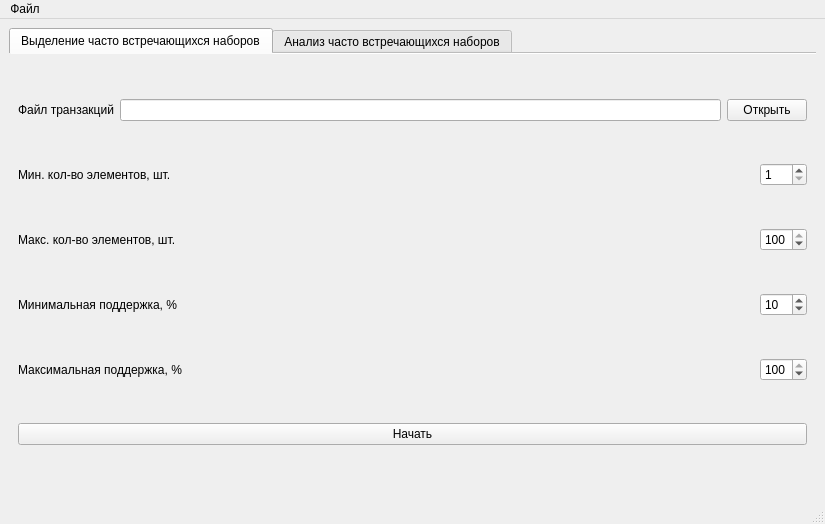
<?xml version="1.0" encoding="UTF-8"?>
<ui version="4.0">
 <class>AnalisisResult</class>
 <widget class="QMainWindow" name="AnalisisResult">
  <property name="geometry">
   <rect>
    <x>0</x>
    <y>0</y>
    <width>825</width>
    <height>524</height>
   </rect>
  </property>
  <property name="windowTitle">
   <string>MainWindow</string>
  </property>
  <widget class="QWidget" name="centralwidget">
   <layout class="QGridLayout" name="gridLayout">
    <item row="0" column="0">
     <widget class="QTabWidget" name="tabWidget">
      <property name="currentIndex">
       <number>0</number>
      </property>
      <property name="documentMode">
       <bool>true</bool>
      </property>
      <widget class="QWidget" name="tab_2">
       <attribute name="title">
        <string>Выделение часто встречающихся наборов</string>
       </attribute>
       <layout class="QVBoxLayout" name="verticalLayout">
        <item>
         <layout class="QHBoxLayout" name="horizontalLayout_2">
          <item>
           <widget class="QLabel" name="label_2">
            <property name="text">
             <string>Файл транзакций</string>
            </property>
           </widget>
          </item>
          <item>
           <widget class="QLineEdit" name="filename">
            <property name="readOnly">
             <bool>true</bool>
            </property>
           </widget>
          </item>
          <item>
           <widget class="QPushButton" name="pushButton_3">
            <property name="text">
             <string>Открыть</string>
            </property>
           </widget>
          </item>
         </layout>
        </item>
        <item>
         <layout class="QHBoxLayout" name="horizontalLayout_13">
          <item>
           <widget class="QLabel" name="label_7">
            <property name="text">
             <string>Мин. кол-во элементов, шт.</string>
            </property>
           </widget>
          </item>
          <item>
           <spacer name="horizontalSpacer_8">
            <property name="orientation">
             <enum>Qt::Horizontal</enum>
            </property>
            <property name="sizeHint" stdset="0">
             <size>
              <width>40</width>
              <height>20</height>
             </size>
            </property>
           </spacer>
          </item>
          <item>
           <widget class="QSpinBox" name="minn">
            <property name="minimum">
             <number>1</number>
            </property>
            <property name="maximum">
             <number>100</number>
            </property>
            <property name="value">
             <number>1</number>
            </property>
           </widget>
          </item>
         </layout>
        </item>
        <item>
         <layout class="QHBoxLayout" name="horizontalLayout_14">
          <item>
           <widget class="QLabel" name="label_8">
            <property name="text">
             <string>Макс. кол-во элементов, шт.</string>
            </property>
           </widget>
          </item>
          <item>
           <spacer name="horizontalSpacer_10">
            <property name="orientation">
             <enum>Qt::Horizontal</enum>
            </property>
            <property name="sizeHint" stdset="0">
             <size>
              <width>40</width>
              <height>20</height>
             </size>
            </property>
           </spacer>
          </item>
          <item>
           <widget class="QSpinBox" name="maxn">
            <property name="minimum">
             <number>1</number>
            </property>
            <property name="maximum">
             <number>100</number>
            </property>
            <property name="value">
             <number>100</number>
            </property>
           </widget>
          </item>
         </layout>
        </item>
        <item>
         <layout class="QHBoxLayout" name="horizontalLayout_9">
          <item>
           <widget class="QLabel" name="label_6">
            <property name="text">
             <string>Минимальная поддержка, %</string>
            </property>
           </widget>
          </item>
          <item>
           <spacer name="horizontalSpacer_7">
            <property name="orientation">
             <enum>Qt::Horizontal</enum>
            </property>
            <property name="sizeHint" stdset="0">
             <size>
              <width>40</width>
              <height>20</height>
             </size>
            </property>
           </spacer>
          </item>
          <item>
           <widget class="QSpinBox" name="minsup">
            <property name="minimum">
             <number>1</number>
            </property>
            <property name="maximum">
             <number>100</number>
            </property>
            <property name="value">
             <number>10</number>
            </property>
           </widget>
          </item>
         </layout>
        </item>
        <item>
         <layout class="QHBoxLayout" name="horizontalLayout_15">
          <item>
           <widget class="QLabel" name="label_9">
            <property name="text">
             <string>Максимальная поддержка, %</string>
            </property>
           </widget>
          </item>
          <item>
           <spacer name="horizontalSpacer_12">
            <property name="orientation">
             <enum>Qt::Horizontal</enum>
            </property>
            <property name="sizeHint" stdset="0">
             <size>
              <width>40</width>
              <height>20</height>
             </size>
            </property>
           </spacer>
          </item>
          <item>
           <widget class="QSpinBox" name="maxsup">
            <property name="minimum">
             <number>1</number>
            </property>
            <property name="maximum">
             <number>100</number>
            </property>
            <property name="value">
             <number>100</number>
            </property>
           </widget>
          </item>
         </layout>
        </item>
        <item>
         <widget class="QPushButton" name="pushButton_4">
          <property name="text">
           <string>Начать</string>
          </property>
         </widget>
        </item>
       </layout>
      </widget>
      <widget class="QWidget" name="tab">
       <attribute name="title">
        <string>Анализ часто встречающихся наборов</string>
       </attribute>
       <layout class="QVBoxLayout" name="verticalLayout_2">
        <item>
         <layout class="QHBoxLayout" name="horizontalLayout">
          <item>
           <widget class="QLabel" name="label">
            <property name="text">
             <string>Показать наборы, содержащие следующие элементы:</string>
            </property>
           </widget>
          </item>
          <item>
           <widget class="QLineEdit" name="searchtext">
            <property name="minimumSize">
             <size>
              <width>200</width>
              <height>0</height>
             </size>
            </property>
           </widget>
          </item>
          <item>
           <widget class="QPushButton" name="pushButton">
            <property name="text">
             <string>Найти</string>
            </property>
           </widget>
          </item>
          <item>
           <widget class="QPushButton" name="pushButton_2">
            <property name="text">
             <string>Показать все наборы</string>
            </property>
           </widget>
          </item>
         </layout>
        </item>
        <item>
         <widget class="QTableWidget" name="res">
          <property name="editTriggers">
           <set>QAbstractItemView::DoubleClicked|QAbstractItemView::EditKeyPressed|QAbstractItemView::SelectedClicked</set>
          </property>
          <property name="selectionBehavior">
           <enum>QAbstractItemView::SelectItems</enum>
          </property>
          <property name="textElideMode">
           <enum>Qt::ElideNone</enum>
          </property>
          <property name="sortingEnabled">
           <bool>true</bool>
          </property>
          <column>
           <property name="text">
            <string>Часто встречающийся набор</string>
           </property>
          </column>
          <column>
           <property name="text">
            <string>Количество элементов</string>
           </property>
          </column>
          <column>
           <property name="text">
            <string>Поддержка</string>
           </property>
          </column>
         </widget>
        </item>
       </layout>
      </widget>
     </widget>
    </item>
   </layout>
  </widget>
  <widget class="QMenuBar" name="menubar">
   <property name="geometry">
    <rect>
     <x>0</x>
     <y>0</y>
     <width>825</width>
     <height>26</height>
    </rect>
   </property>
   <widget class="QMenu" name="menu">
    <property name="title">
     <string>Файл</string>
    </property>
    <addaction name="action_2"/>
    <addaction name="action"/>
    <addaction name="action_3"/>
    <addaction name="action_4"/>
   </widget>
   <addaction name="menu"/>
  </widget>
  <widget class="QStatusBar" name="statusbar"/>
  <action name="action">
   <property name="text">
    <string>Сохранить в файл</string>
   </property>
   <property name="shortcut">
    <string>Ctrl+S</string>
   </property>
  </action>
  <action name="action_2">
   <property name="text">
    <string>Открыть</string>
   </property>
   <property name="shortcut">
    <string>Ctrl+O</string>
   </property>
  </action>
  <action name="action_3">
   <property name="text">
    <string>Показать гистограмму</string>
   </property>
   <property name="shortcut">
    <string>Ctrl+D</string>
   </property>
  </action>
  <action name="action_4">
   <property name="text">
    <string>Открыть файл транзакций</string>
   </property>
   <property name="shortcut">
    <string>Ctrl+T</string>
   </property>
  </action>
 </widget>
 <resources/>
 <connections/>
</ui>
